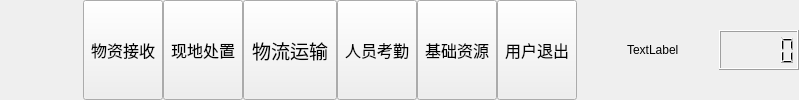
    <widget class="QWidget" name="widgetTitle" native="true">
     <property name="sizePolicy">
      <sizepolicy hsizetype="Preferred" vsizetype="Fixed">
       <horstretch>0</horstretch>
       <verstretch>0</verstretch>
      </sizepolicy>
     </property>
     <layout class="QHBoxLayout" name="horizontalLayout_2">
      <property name="spacing">
       <number>10</number>
      </property>
      <property name="leftMargin">
       <number>10</number>
      </property>
      <property name="topMargin">
       <number>0</number>
      </property>
      <property name="rightMargin">
       <number>0</number>
      </property>
      <property name="bottomMargin">
       <number>0</number>
      </property>
      <item>
       <widget class="QWidget" name="logo_widget" native="true">
        <property name="minimumSize">
         <size>
          <width>40</width>
          <height>50</height>
         </size>
        </property>
        <property name="styleSheet">
         <string notr="true">QWidget{
	background: url(:/image/logo.png) left center !important;
	background-repeat: no-repeat  !important;
    background-attachment: fixed;
}</string>
        </property>
       </widget>
      </item>
      <item>
       <widget class="QLabel" name="labTitle">
        <property name="font">
         <font>
          <family>Microsoft YaHei</family>
          <pointsize>16</pointsize>
          <weight>75</weight>
          <bold>true</bold>
         </font>
        </property>
        <property name="styleSheet">
         <string notr="true"/>
        </property>
        <property name="text">
         <string/>
        </property>
        <property name="alignment">
         <set>Qt::AlignLeading|Qt::AlignLeft|Qt::AlignVCenter</set>
        </property>
       </widget>
      </item>
      <item>
       <widget class="QWidget" name="widgetTop" native="true">
        <layout class="QHBoxLayout" name="horizontalLayout_3">
         <property name="spacing">
          <number>0</number>
         </property>
         <property name="leftMargin">
          <number>0</number>
         </property>
         <property name="topMargin">
          <number>0</number>
         </property>
         <property name="rightMargin">
          <number>0</number>
         </property>
         <property name="bottomMargin">
          <number>0</number>
         </property>
         <item>
          <widget class="QToolButton" name="btnMain">
           <property name="sizePolicy">
            <sizepolicy hsizetype="Fixed" vsizetype="Expanding">
             <horstretch>0</horstretch>
             <verstretch>0</verstretch>
            </sizepolicy>
           </property>
           <property name="font">
            <font>
             <pointsize>12</pointsize>
            </font>
           </property>
           <property name="text">
            <string>物资接收</string>
           </property>
           <property name="icon">
            <iconset resource="main.qrc">
             <normaloff>:/image/main_main.png</normaloff>:/image/main_main.png</iconset>
           </property>
           <property name="toolButtonStyle">
            <enum>Qt::ToolButtonTextUnderIcon</enum>
           </property>
          </widget>
         </item>
         <item>
          <widget class="QToolButton" name="btnConfig">
           <property name="sizePolicy">
            <sizepolicy hsizetype="Fixed" vsizetype="Expanding">
             <horstretch>0</horstretch>
             <verstretch>0</verstretch>
            </sizepolicy>
           </property>
           <property name="font">
            <font>
             <pointsize>12</pointsize>
            </font>
           </property>
           <property name="autoFillBackground">
            <bool>false</bool>
           </property>
           <property name="text">
            <string>现地处置</string>
           </property>
           <property name="icon">
            <iconset resource="main.qrc">
             <normaloff>:/image/main_config.png</normaloff>:/image/main_config.png</iconset>
           </property>
           <property name="checkable">
            <bool>false</bool>
           </property>
           <property name="toolButtonStyle">
            <enum>Qt::ToolButtonTextUnderIcon</enum>
           </property>
          </widget>
         </item>
         <item>
          <widget class="QToolButton" name="btnData">
           <property name="sizePolicy">
            <sizepolicy hsizetype="Fixed" vsizetype="Expanding">
             <horstretch>0</horstretch>
             <verstretch>0</verstretch>
            </sizepolicy>
           </property>
           <property name="font">
            <font>
             <pointsize>14</pointsize>
            </font>
           </property>
           <property name="text">
            <string>物流运输</string>
           </property>
           <property name="icon">
            <iconset resource="main.qrc">
             <normaloff>:/image/main_data.png</normaloff>:/image/main_data.png</iconset>
           </property>
           <property name="checked">
            <bool>false</bool>
           </property>
           <property name="toolButtonStyle">
            <enum>Qt::ToolButtonTextUnderIcon</enum>
           </property>
          </widget>
         </item>
         <item>
          <widget class="QToolButton" name="btnHelp_2">
           <property name="sizePolicy">
            <sizepolicy hsizetype="Fixed" vsizetype="Expanding">
             <horstretch>0</horstretch>
             <verstretch>0</verstretch>
            </sizepolicy>
           </property>
           <property name="font">
            <font>
             <pointsize>12</pointsize>
            </font>
           </property>
           <property name="styleSheet">
            <string notr="true"/>
           </property>
           <property name="text">
            <string>人员考勤</string>
           </property>
           <property name="icon">
            <iconset resource="main.qrc">
             <normaloff>:/image/main_example.png</normaloff>:/image/main_example.png</iconset>
           </property>
           <property name="toolButtonStyle">
            <enum>Qt::ToolButtonTextUnderIcon</enum>
           </property>
          </widget>
         </item>
         <item>
          <widget class="QToolButton" name="btnHelp">
           <property name="sizePolicy">
            <sizepolicy hsizetype="Fixed" vsizetype="Expanding">
             <horstretch>0</horstretch>
             <verstretch>0</verstretch>
            </sizepolicy>
           </property>
           <property name="font">
            <font>
             <pointsize>12</pointsize>
            </font>
           </property>
           <property name="styleSheet">
            <string notr="true"/>
           </property>
           <property name="text">
            <string>基础资源</string>
           </property>
           <property name="icon">
            <iconset resource="main.qrc">
             <normaloff>:/image/main_person.png</normaloff>:/image/main_person.png</iconset>
           </property>
           <property name="toolButtonStyle">
            <enum>Qt::ToolButtonTextUnderIcon</enum>
           </property>
          </widget>
         </item>
         <item>
          <widget class="QToolButton" name="btnExit">
           <property name="sizePolicy">
            <sizepolicy hsizetype="Fixed" vsizetype="Expanding">
             <horstretch>0</horstretch>
             <verstretch>0</verstretch>
            </sizepolicy>
           </property>
           <property name="font">
            <font>
             <pointsize>12</pointsize>
            </font>
           </property>
           <property name="styleSheet">
            <string notr="true"/>
           </property>
           <property name="text">
            <string>用户退出</string>
           </property>
           <property name="icon">
            <iconset resource="main.qrc">
             <normaloff>:/image/main_exit.png</normaloff>:/image/main_exit.png</iconset>
           </property>
           <property name="toolButtonStyle">
            <enum>Qt::ToolButtonTextUnderIcon</enum>
           </property>
          </widget>
         </item>
        </layout>
       </widget>
      </item>
      <item>
       <spacer name="horizontalSpacer">
        <property name="orientation">
         <enum>Qt::Horizontal</enum>
        </property>
        <property name="sizeHint" stdset="0">
         <size>
          <width>40</width>
          <height>20</height>
         </size>
        </property>
       </spacer>
      </item>
      <item>
       <widget class="QWidget" name="widgetMenu" native="true">
        <layout class="QGridLayout" name="gridLayout_2">
         <property name="leftMargin">
          <number>0</number>
         </property>
         <property name="topMargin">
          <number>0</number>
         </property>
         <property name="rightMargin">
          <number>0</number>
         </property>
         <property name="bottomMargin">
          <number>0</number>
         </property>
         <property name="spacing">
          <number>0</number>
         </property>
         <item row="0" column="0">
          <widget class="QLabel" name="pmd_48">
           <property name="text">
            <string>TextLabel</string>
           </property>
          </widget>
         </item>
         <item row="0" column="2" colspan="2">
          <widget class="QLCDNumber" name="lcdTime">
           <property name="minimumSize">
            <size>
             <width>80</width>
             <height>40</height>
            </size>
           </property>
           <property name="maximumSize">
            <size>
             <width>16777215</width>
             <height>40</height>
            </size>
           </property>
           <property name="font">
            <font>
             <family>Adobe Arabic</family>
             <pointsize>11</pointsize>
             <weight>75</weight>
             <bold>true</bold>
            </font>
           </property>
           <property name="frameShape">
            <enum>QFrame::Box</enum>
           </property>
          </widget>
         </item>
         <item row="0" column="1">
          <spacer name="horizontalSpacer_4">
           <property name="orientation">
            <enum>Qt::Horizontal</enum>
           </property>
           <property name="sizeHint" stdset="0">
            <size>
             <width>40</width>
             <height>20</height>
            </size>
           </property>
          </spacer>
         </item>
        </layout>
       </widget>
      </item>
     </layout>
    </widget>
